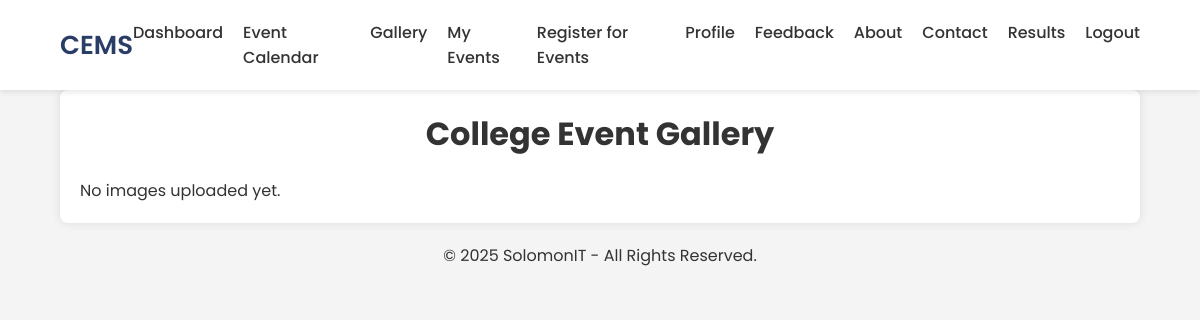
/gallery.php, run on an earlier commit of the app's database.
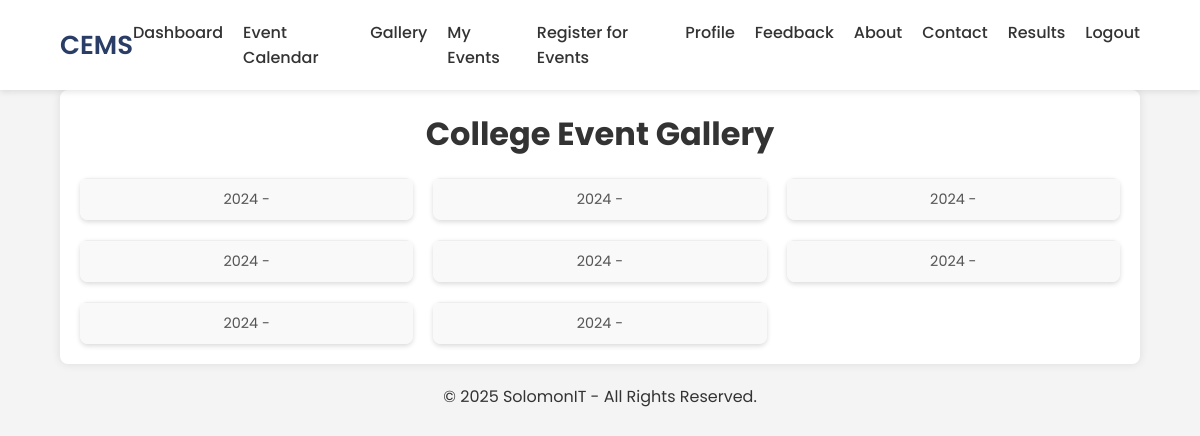
And on a later commit of the database.
### tables this page shows
CREATE TABLE `gallery_images` (
  `id` int NOT NULL AUTO_INCREMENT,
  `year` int NOT NULL,
  `image_path` varchar(255) NOT NULL,
  `description` varchar(255) DEFAULT NULL,
  PRIMARY KEY (`id`)
);

### gallery.php (the view, shortened to what this page needs)
<?php
include "config.php";
?>
<!DOCTYPE html>
<html lang="en">
<head>
</head>
<body>
    <?php include "navbar.php"; ?>
    <div class="gallery-container">
        <h1>College Event Gallery</h1>
        <div class="gallery">
            <?php
            $sql = "SELECT * FROM gallery_images ORDER BY year DESC";
            $result = mysqli_query($conn, $sql);
            if (mysqli_num_rows($result) > 0) {
                while ($row = mysqli_fetch_assoc($result)) {
                    echo '<div class="gallery-item">';
                    echo '<div class="image-description">';
                    echo htmlspecialchars($row['year']) . ' - ' . htmlspecialchars($row['description']);
                    echo '</div>';
                    echo '</div>';
                }
            } else {
                echo "<p>No images uploaded yet.</p>";
            }
            ?>
        </div>
    </div>
    <footer>
        <p>© 2025 SolomonIT - All Rights Reserved.</p>
    </footer>
</body>
</html>

What changed in the data, as far as the page shows it:
added gallery_images: year "2024"
added gallery_images: year "2024"
added gallery_images: year "2024"
added gallery_images: year "2024"
added gallery_images: year "2024"
added gallery_images: year "2024"
added gallery_images: year "2024"
added gallery_images: year "2024"
Also different on the page:
text no longer shown: "No images uploaded yet."
